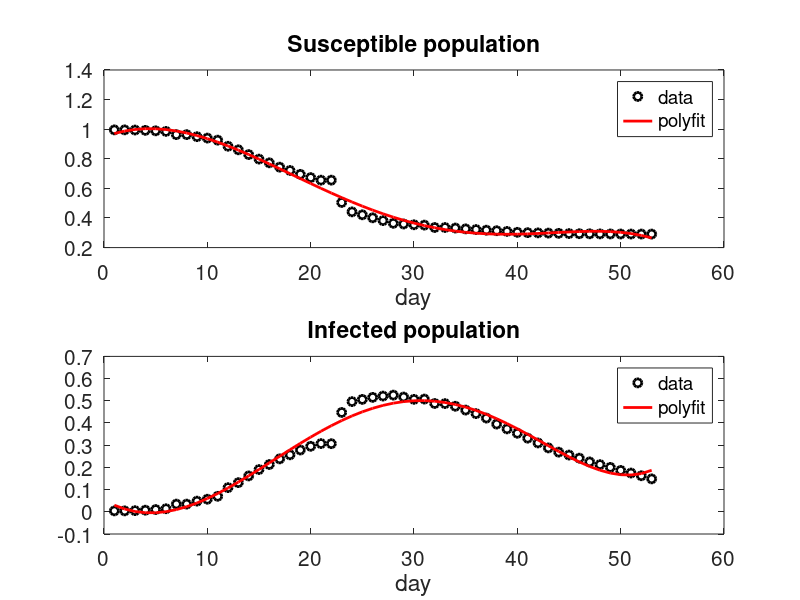
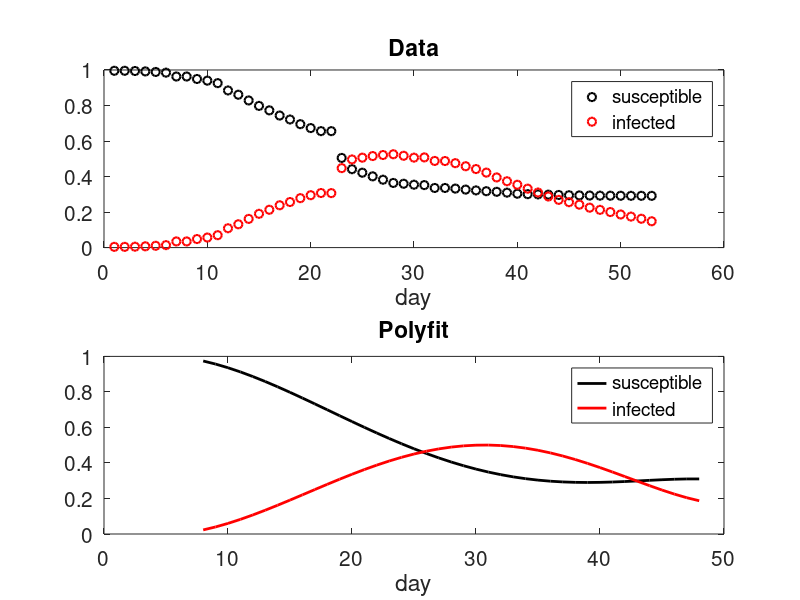

Here is the MATLAB script that generated these plots, in order:
load('hubei_confirmed')
load('hubei_recovered')
load('hubei_deaths')
N = 100000;

n = length(hubei_confirmed);
hubei_R = hubei_recovered + hubei_deaths;
hubei_I = hubei_confirmed - hubei_recovered;
hubei_S = N - hubei_R - hubei_I;



%% susceptible
figure (1)

tspan = 1:n;
S = hubei_S/N;
p_s = polyfit(tspan,S,5);
f_s = polyval(p_s,tspan);

subplot(2,1,1)
plot(tspan,S,'ko','linewidth',2)
hold on
plot(tspan,f_s,'r-','linewidth',2)
legend('data','polyfit')
title('Susceptible population')
xlabel('day')
set(gca,'fontsize',15)

%% infected
tspan = 1:n;
% tspan =[ tspan , 200:300];
I = hubei_I/N;
% I = [I, zeros(1,length(200:300))];
p_i = polyfit(tspan,I,5);
f_i = polyval(p_i,tspan);

subplot(2,1,2)
plot(tspan,I,'ko','linewidth',2)
hold on
plot(tspan,f_i,'r-','linewidth',2)
legend('data','polyfit')
title('Infected population')
xlabel('day')
set(gca,'fontsize',15)

figure (2)
subplot(2,1,1)
plot(1:n,hubei_S/N,'ko','linewidth',1.5); hold on;
plot(1:n,hubei_I/N,'ro','linewidth',1.5); 
legend('susceptible','infected')
title('Data')
xlabel('day')
set(gca,'fontsize',15)

subplot(2,1,2)
tstart =8;
tend = 48
f_s1 = f_s(tstart:tend);
f_i1 = f_i(tstart:tend);
tspan1 = tspan(tstart:tend);

plot(tspan1,f_s1,'k-','linewidth',2)
hold on
plot(tspan1,f_i1,'r-','linewidth',2)
legend('susceptible','infected')
title('Polyfit')
xlabel('day')
set(gca,'fontsize',15)

dt = 0.01; 
tspan2 =tstart:dt:tend;
data_S = polyval(p_s,tspan2);
data_I = polyval(p_i,tspan2);
% figure (3)
% plot(data_S); hold on
% plot(data_I)
